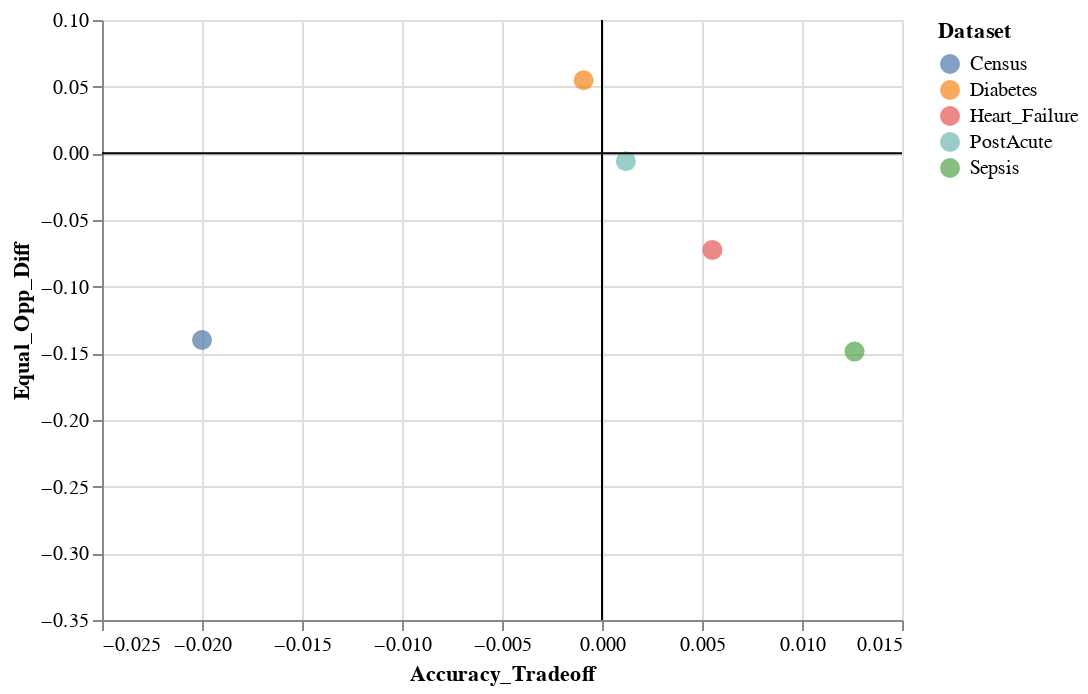

Notebook cell for this chart:
### Code cell
import altair as alt
Equal_Opp = alt.Chart(reweight_graph_df).mark_circle(size = circle_size).encode(
    alt.X("Accuracy_Tradeoff",
        scale=x_scale
    ),
    alt.Y('Equal_Opp_Diff',
        scale=y_scale
    ),
    color = "Dataset"
)

line = alt.Chart(pd.DataFrame({'Equal_Opp_Diff': [0]})).mark_rule().encode(y='Equal_Opp_Diff')
line2 = alt.Chart(pd.DataFrame({'Accuracy_Tradeoff': [0]})).mark_rule().encode(x='Accuracy_Tradeoff')

Equal_Opp = Equal_Opp + line + line2
Equal_Opp

### Figure 1 — Vega-Lite specification as saved in the notebook (floating-point values rounded to 4 significant figures)
{"config": {"view": {"continuousWidth": 400, "continuousHeight": 300}}, "layer": [{"data": {"name": "data-83a0fd6b26dad24c33a5d012d6766a7f"}, "mark": {"type": "circle", "size": 100}, "encoding": {"color": {"type": "nominal", "field": "Dataset"}, "x": {"type": "quantitative", "field": "Accuracy_Tradeoff", "scale": {"domain": [-0.022, 0.012]}}, "y": {"type": "quantitative", "field": "Equal_Opp_Diff", "scale": {"domain": [-0.35, 0.06]}}}}, {"data": {"name": "data-6cc87192c1b4a027108beb1e95cbc5b1"}, "mark": "rule", "encoding": {"y": {"type": "quantitative", "field": "Equal_Opp_Diff"}}}, {"data": {"name": "data-b0ecc376719c7128cff837721978d59d"}, "mark": "rule", "encoding": {"x": {"type": "quantitative", "field": "Accuracy_Tradeoff"}}}], "$schema": "https://vega.github.io/schema/vega-lite/v4.8.1.json", "datasets": {"data-83a0fd6b26dad24c33a5d012d6766a7f": [{"Balanced_Accuracy": 0.5829, "Avg_Odd_Diff": -0.0848, "Disparate_Impact": 0.7939, "Stat_Parity_Diff": -0.09023, "Equal_Opp_Diff": -0.07243, "Theil_Index": 0.2638, "Dataset": "Heart_Failure", "Accuracy_Tradeoff": 0.005518}, {"Balanced_Accuracy": 0.6284, "Avg_Odd_Diff": 0.04636, "Disparate_Impact": 1.106, "Stat_Parity_Diff": 0.04844, "Equal_Opp_Diff": 0.05479, "Theil_Index": 0.2444, "Dataset": "Diabetes", "Accuracy_Tradeoff": -0.000918}, {"Balanced_Accuracy": 0.6981, "Avg_Odd_Diff": -0.03366, "Disparate_Impact": 0.8388, "Stat_Parity_Diff": -0.06357, "Equal_Opp_Diff": -0.005952, "Theil_Index": 0.07885, "Dataset": "PostAcute", "Accuracy_Tradeoff": 0.001195}, {"Balanced_Accuracy": 0.6585, "Avg_Odd_Diff": -0.09788, "Disparate_Impact": 0.8177, "Stat_Parity_Diff": -0.04869, "Equal_Opp_Diff": -0.1487, "Theil_Index": 0.06104, "Dataset": "Sepsis", "Accuracy_Tradeoff": 0.01263}, {"Balanced_Accuracy": null, "Avg_Odd_Diff": -0.19, "Disparate_Impact": 0.29, "Stat_Parity_Diff": -0.33, "Equal_Opp_Diff": -0.14, "Theil_Index": 0.08, "Dataset": "Census", "Accuracy_Tradeoff": -0.02}], "data-6cc87192c1b4a027108beb1e95cbc5b1": [{"Equal_Opp_Diff": 0}], "data-b0ecc376719c7128cff837721978d59d": [{"Accuracy_Tradeoff": 0}]}}
